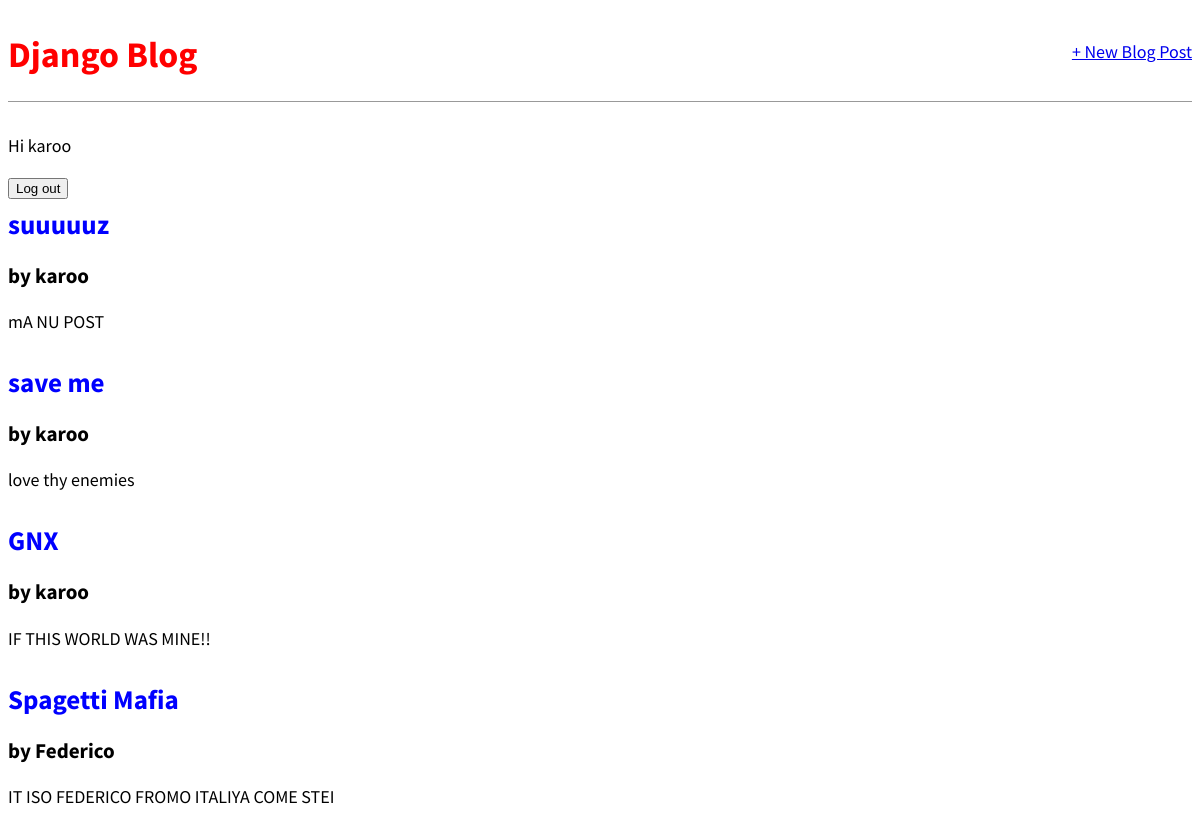
The app's page / (signed in) with its own data.
### blog/models.py (models this page shows, shortened)
class Post(models.Model):
    title = models.CharField(max_length=200)
    author = models.ForeignKey(User, on_delete=models.CASCADE)
    body = models.TextField()

### blog/views.py (the view)
# urls.py: path('', BlogListView.as_view(), name='home'),
class BlogListView(ListView):
    model = Post
    template_name = "home.html"

### templates/home.html
{% extends 'base.html' %}
{% block content %}
    {% for post in post_list %}
        <div class="post-entry">
            <h2><a href="{% url 'post-detail' post.pk %}">{{ post.title }}</a></h2>
            <h3>by {{ post.author }}</h3>
            <p>{{ post.body }}</p>
        </div>
    {% endfor %}
{% endblock %}

### templates/base.html (shortened to what this page needs)
{% load static %}
<!DOCTYPE html>
<html lang="en">
<head>
    <link rel="stylesheet" href="{% static 'css/base.css' %}">
</head>
<body>
    <header>
        <div class="nav-left">
            <h1><a href="{% url 'home' %}">Django Blog</a></h1>
        </div>
        <div class="nav-right">
            <a href="{% url 'post-new' %}">+ New Blog Post</a>
        </div>
    </header>
    {% if user.is_authenticated %}
    	<p>Hi {{ user.username }}</p>
        <form action="{% url 'logout' %}" method="post">{% csrf_token %}
            <button type="submit">Log out</button>
        </form>
    {% else %}
        <p>You are not logged in</p>
        <a href="{% url 'login' %}">Log In</a> | <a href="{% url 'signup' %}">Sign Up</a>
    {% endif %}
    {% block content %}{% endblock %}
</body>
</html>

### static/css/base.css (style rules this page uses)
body { font-family: 'Source Sans Pro', sans-serif; font-size: 18px; }
header { border-bottom: 1px solid #999; margin-bottom: 2rem; display: flex; }
header h1 a { color: red; text-decoration: none; }
.nav-left { margin-right: auto; }
.nav-right { display: flex; padding-top: 2rem; }
.post-entry { margin-bottom: 2rem; }
.post-entry h2 { margin: 0.5rem 0; }
.post-entry h2 a, .post-entry h2 a:visited { color: blue; text-decoration: none; }
.post-entry p { margin: 0; font-weight: 400; }

### records on screen
Post: title "suuuuuz", author "karoo", body "mA NU POST"
Post: title "save me", author "karoo", body "love thy enemies"
Post: title "GNX", author "karoo", body "IF THIS WORLD WAS MINE!!"
Post: title "Spagetti Mafia", author "Federico", body "IT ISO FEDERICO FROMO ITALIYA COME STEI"

### other values on screen
{{ user.username }} "karoo"
